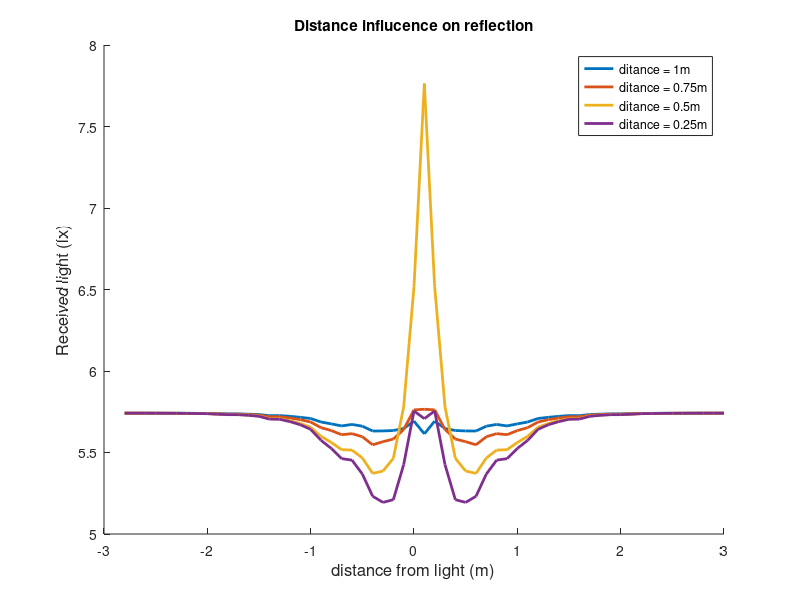
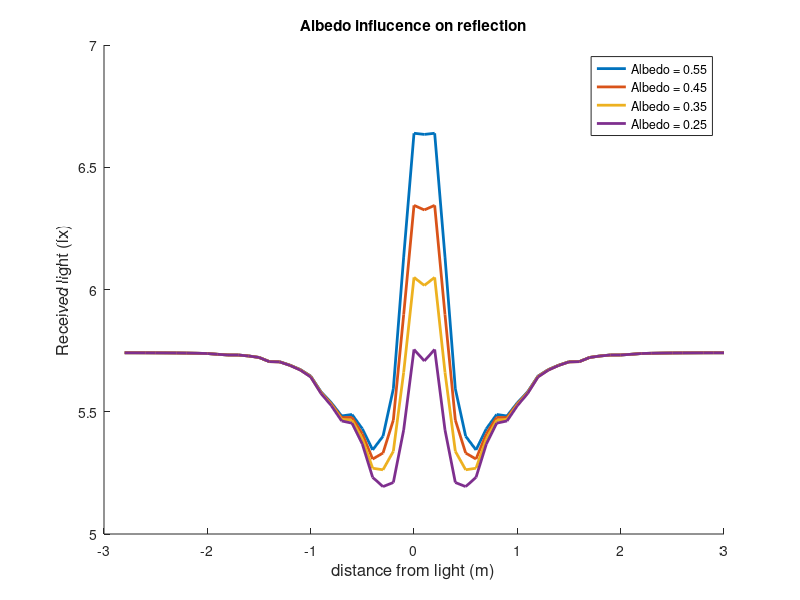
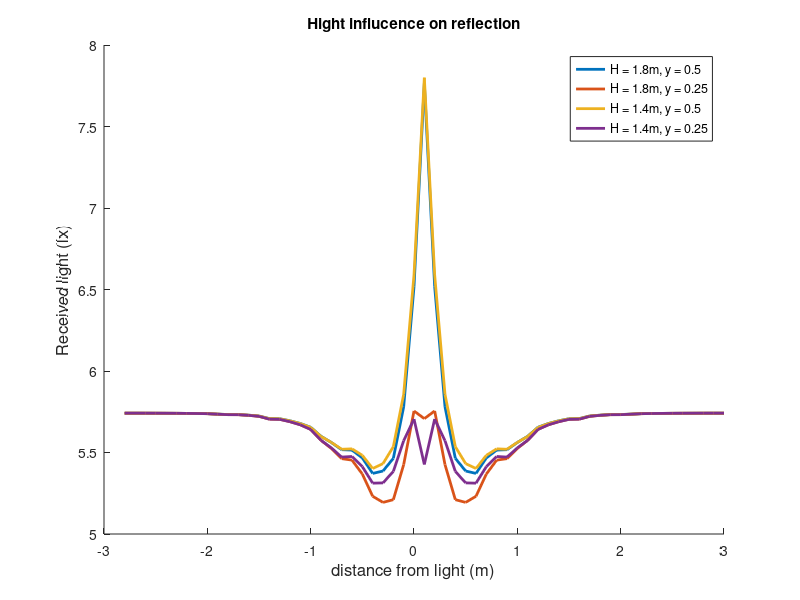

These figures' MATLAB source, in order:
%human, 180cm, albedo of 0.25 with floor of 0.65, at 25,50,75 and 100 cm.
a180_065_25 =     [5.7077    5.7548    5.4254    5.2106    5.1939    5.2315    5.3678    5.4533    5.4623    5.5248    5.5747    5.6421 ...
    5.6703    5.6893    5.7038    5.7049    5.7220    5.7280    5.7320    5.7322    5.7349    5.7382    5.7392    5.7399 ...
    5.7404    5.7407    5.7409    5.7411    5.7412    5.7412    7.7640    6.5169    5.7800    5.4641    5.3864    5.3716 ...
    5.4665    5.5149    5.5172    5.5615    5.5994    5.6548    5.6779    5.6946    5.7071    5.7080    5.7239    5.7291 ...
    5.7327    5.7330    5.7354    5.7384    5.7393    5.7399    5.7404    5.7407    5.7409    5.7411    5.7412    5.7412 ...
    5.7653    5.7615    5.6411    5.5826    5.5664    5.5472    5.5968    5.6157    5.6092    5.6345    5.6525    5.6869 ...
    5.7016    5.7114    5.7192    5.7193    5.7293    5.7328    5.7352    5.7354    5.7371    5.7392    5.7399    5.7403 ...
    5.7407    5.7409    5.7410    5.7411    5.7412    5.7413    5.6144    5.6924    5.6472    5.6349    5.6323    5.6318 ...
    5.6615    5.6723    5.6630    5.6756    5.6871    5.7086    5.7159    5.7220    5.7266    5.7258    5.7329    5.7351 ...
    5.7369    5.7370    5.7382    5.7397    5.7402    5.7406    5.7408    5.7410    5.7411    5.7412    5.7413    5.7413]

b180_065_25 = reshape(a180_065_25,120/4,4)
c180_065_25_025= [flipud(b180_065_25(2:30,1));b180_065_25(:,1)];
c180_065_25_050= [flipud(b180_065_25(2:30,2));b180_065_25(:,2)];
c180_065_25_075= [flipud(b180_065_25(2:30,3));b180_065_25(:,3)];
c180_065_25_100= [flipud(b180_065_25(2:30,4));b180_065_25(:,4)];

Xloc = -2.8:0.1:3;
fig0 = figure;
hold on
plot(Xloc,c180_065_25_100,'LineWidth',2,'DisplayName','ditance = 1m')
plot(Xloc,c180_065_25_075,'LineWidth',2,'DisplayName','ditance = 0.75m')
plot(Xloc,c180_065_25_050,'LineWidth',2,'DisplayName','ditance = 0.5m')
plot(Xloc,c180_065_25_025,'LineWidth',2,'DisplayName','ditance = 0.25m')

ylabel('Received light (lx)','FontSize',12);
xlabel('distance from light (m)','FontSize',12);
legend('show')
title('Distance influcence on reflection')
print('DistanceReflection','-dpng')
close(fig0)
%%%%%%%%%%%%%%%%%%%%%%%%%%%%%%%%%%%%55


%human, 180cm, albedo of 0.25, 0.35, 0.45 and 0.55, while the floor is 0.65 at 0.25 cm. 
a180_065_v = [5.7077    5.7548    5.4254    5.2106    5.1939    5.2315    5.3678    5.4533    5.4623    5.5248    5.5747    5.6421 ...
    5.6703    5.6893    5.7038    5.7049    5.7220    5.7280    5.7320    5.7322    5.7349    5.7382    5.7392    5.7399 ...
    5.7404    5.7407    5.7409    5.7411    5.7412    5.7412    6.0166    6.0495    5.6612    5.3382    5.2626    5.2690 ...
    5.3887    5.4651    5.4691    5.5288    5.5770    5.6435    5.6711    5.6897    5.7040    5.7050    5.7221    5.7281 ...
    5.7320    5.7322    5.7350    5.7382    5.7392    5.7399    5.7404    5.7407    5.7409    5.7411    5.7412    5.7412 ...
    6.3254    6.3442    5.8970    5.4658    5.3312    5.3065    5.4095    5.4770    5.4760    5.5328    5.5793    5.6448 ...
    5.6719    5.6902    5.7043    5.7052    5.7222    5.7281    5.7320    5.7322    5.7350    5.7382    5.7392    5.7399 ...
    5.7404    5.7407    5.7409    5.7411    5.7412    5.7412    6.6343    6.6390    6.1328    5.5935    5.3999    5.3439 ...
    5.4304    5.4889    5.4828    5.5367    5.5817    5.6461    5.6726    5.6906    5.7046    5.7053    5.7223    5.7282 ...
    5.7321    5.7322    5.7350    5.7382    5.7392    5.7399    5.7404    5.7407    5.7409    5.7411    5.7412    5.7412]

b180_065_v = reshape(a180_065_v,120/4,4)
c180_065_25= [flipud(b180_065_v(2:30,1));b180_065_v(:,1)];
c180_065_35= [flipud(b180_065_v(2:30,2));b180_065_v(:,2)];
c180_065_45= [flipud(b180_065_v(2:30,3));b180_065_v(:,3)];
c180_065_55= [flipud(b180_065_v(2:30,4));b180_065_v(:,4)];


fig1 = figure;
hold on
plot(Xloc,c180_065_55,'LineWidth',2,'DisplayName','Albedo = 0.55')
plot(Xloc,c180_065_45,'LineWidth',2,'DisplayName','Albedo = 0.45')
plot(Xloc,c180_065_35,'LineWidth',2,'DisplayName','Albedo = 0.35')
plot(Xloc,c180_065_25,'LineWidth',2,'DisplayName','Albedo = 0.25')

ylabel('Received light (lx)','FontSize',12);
xlabel('distance from light (m)','FontSize',12);
legend('show')
title('Albedo influcence on reflection')
print('AlbedoReflection','-dpng')
close(fig1)
%%%%%%%%%%%%%%%%%%%%%%%%%%%%%%%%%%%%%%%%

%humans of 180, 160, 140 and 120cm, with an abedo of 0.25 and the walls
%have albedo of 0.65 at 0.5m
av_065_025_05 =     [7.7640    6.5169    5.7800    5.4641    5.3864    5.3716    5.4665    5.5149    5.5172    5.5615    5.5994    5.6548 ...
    5.6779    5.6946    5.7071    5.7080    5.7239    5.7291    5.7327    5.7330    5.7354    5.7384    5.7393    5.7399 ...
    5.7404    5.7407    5.7409    5.7411    5.7412    5.7412    7.7307    6.5608    5.8381    5.4927    5.4025    5.3839 ...
    5.4680    5.5148    5.5152    5.5598    5.5982    5.6537    5.6773    5.6942    5.7069    5.7079    5.7238    5.7290 ...
    5.7326    5.7330    5.7354    5.7384    5.7393    5.7399    5.7404    5.7407    5.7409    5.7411    5.7412    5.7412 ...
    7.7996    6.5893    5.8567    5.5356    5.4317    5.4018    5.4827    5.5224    5.5199    5.5620    5.5987    5.6539 ...
    5.6774    5.6941    5.7068    5.7078    5.7238    5.7290    5.7326    5.7330    5.7354    5.7384    5.7393    5.7399 ...
    5.7404    5.7407    5.7409    5.7411    5.7412    5.7412    7.8496    6.5401    5.8109    5.5513    5.4456    5.4129 ...
    5.4908    5.5372    5.5285    5.5667    5.6026    5.6556    5.6789    5.6948    5.7072    5.7081    5.7239    5.7291 ...
    5.7327    5.7330    5.7354    5.7384    5.7393    5.7399    5.7404    5.7407    5.7409    5.7411    5.7412    5.7412]

%humans of 180, 160, 140 and 120cm, with an abedo of 0.25 and the walls
%have albedo of 0.65 at 0.25m
av_065_025_025 = [5.7077    5.7548    5.4254    5.2106    5.1939    5.2315    5.3678    5.4533    5.4623    5.5248    5.5747    5.6421 ...
    5.6703    5.6893    5.7038    5.7049    5.7220    5.7280    5.7320    5.7322    5.7349    5.7382    5.7392    5.7399 ...
    5.7404    5.7407    5.7409    5.7411    5.7412    5.7412    5.4310    5.7129    5.5385    5.2871    5.2453    5.2693 ...
    5.3798    5.4583    5.4618    5.5236    5.5736    5.6410    5.6695    5.6888    5.7034    5.7046    5.7219    5.7280 ...
    5.7319    5.7322    5.7349    5.7382    5.7392    5.7399    5.7404    5.7407    5.7409    5.7411    5.7412    5.7412 ...
    5.4267    5.7051    5.5722    5.3840    5.3135    5.3119    5.4132    5.4756    5.4719    5.5283    5.5749    5.6414 ...
    5.6698    5.6888    5.7034    5.7046    5.7219    5.7279    5.7319    5.7322    5.7349    5.7382    5.7392    5.7399 ...
    5.7404    5.7407    5.7409    5.7411    5.7412    5.7412    5.4789    5.5956    5.4890    5.4159    5.3409    5.3327 ...
    5.4279    5.5004    5.4859    5.5359    5.5807    5.6440    5.6720    5.6898    5.7039    5.7050    5.7221    5.7280 ...
    5.7320    5.7322    5.7349    5.7382    5.7392    5.7399    5.7404    5.7407    5.7409    5.7411    5.7412    5.7412]

bv_065_025_025 = reshape(av_065_025_025,120/4,4)
c180_065_025_025= [flipud(bv_065_025_025(2:30,1));bv_065_025_025(:,1)];
c160_065_025_025= [flipud(bv_065_025_025(2:30,2));bv_065_025_025(:,2)];
c140_065_025_025= [flipud(bv_065_025_025(2:30,3));bv_065_025_025(:,3)];
c120_065_025_025= [flipud(bv_065_025_025(2:30,4));bv_065_025_025(:,4)];

bv_065_025_05 = reshape(av_065_025_05,120/4,4)
c180_065_025_05= [flipud(bv_065_025_05(2:30,1));bv_065_025_05(:,1)];
c160_065_025_05= [flipud(bv_065_025_05(2:30,2));bv_065_025_05(:,2)];
c140_065_025_05= [flipud(bv_065_025_05(2:30,3));bv_065_025_05(:,3)];
c120_065_025_05= [flipud(bv_065_025_05(2:30,4));bv_065_025_05(:,4)];


fig2 = figure;
hold on
plot(Xloc,c180_065_025_05,'LineWidth',2,'DisplayName','H = 1.8m, y = 0.5')
plot(Xloc,c180_065_025_025,'LineWidth',2,'DisplayName','H = 1.8m, y = 0.25')
%plot(Xloc,c160_065_025_05,'LineWidth',2,'DisplayName','H = 1.6m, y = 0.5')
%plot(Xloc,c160_065_025_025,'LineWidth',2,'DisplayName','H = 1.6m, y = 0.25')
plot(Xloc,c140_065_025_05,'LineWidth',2,'DisplayName','H = 1.4m, y = 0.5')
plot(Xloc,c140_065_025_025,'LineWidth',2,'DisplayName','H = 1.4m, y = 0.25')
%plot(Xloc,c120_065_025_05,'LineWidth',2,'DisplayName','H = 1.2m, y = 0.5')
%plot(Xloc,c120_065_025_025,'LineWidth',2,'DisplayName','H = 1.2m, y = 0.25')

ylabel('Received light (lx)','FontSize',12);
xlabel('distance from light (m)','FontSize',12);
legend('show')
title('Hight influcence on reflection')
print('HightReflection','-dpng')
close(fig2)